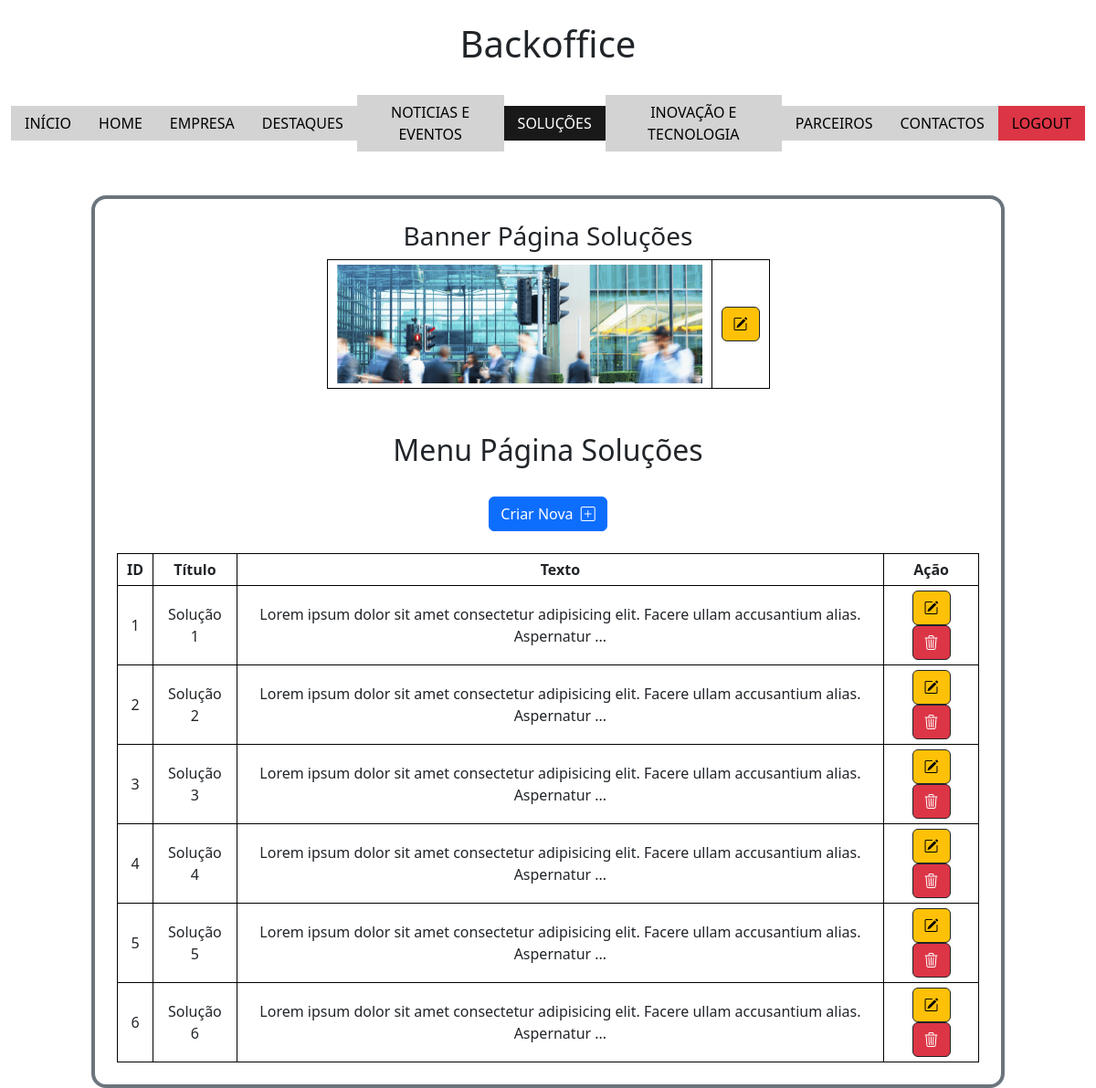
/backoffice/solucoes.php (signed in), run on the app's committed database.
### tables this page shows
CREATE TABLE `banners` (
  `id` int(11) NOT NULL,
  `imagem` varchar(5000) NOT NULL,
  `menu` varchar(100) NOT NULL
);

CREATE TABLE `solucoes` (
  `id` int(11) NOT NULL,
  `titulo` varchar(1000) NOT NULL,
  `texto` text NOT NULL
);

### backoffice/solucoes.php (called while the page is built)
<?php
$menu_atual = "solucoes";
require_once "components/header.php";
require_once "views/solucoes_view.php";
require_once "components/footer.php";
?>

### helpers/base_dados_helper.php (called while the page is built, shortened)
<?php
$bd = [
  "host" => "localhost",
  "dbname" => "comunicacoes_bd",
  "user" => "root",
  "pass" => "",
];
$pdo = new PDO("mysql:host=$bd[host];dbname=$bd[dbname];charset=utf8mb4;", "$bd[user]", "$bd[pass]");
$pdo->setAttribute(PDO::ATTR_EMULATE_PREPARES, false);
function select_sql($sql, $parametros = []){
  global $pdo;
  $consulta = $pdo->prepare($sql);
  $consulta->execute($parametros);
  $resultado = $consulta->fetchAll(PDO::FETCH_ASSOC);
  return $resultado;
}
function select_sql_unico($sql, $parametros = []){
  global $pdo;
  $consulta = $pdo->prepare($sql);
  $consulta->execute($parametros);
  $resultado = $consulta->fetch(PDO::FETCH_ASSOC);
  return $resultado;
}
?>

### helpers/solucoes_helper.php (called while the page is built, shortened)
<?php
function get_lista_solucoes(){
  $resultado = select_sql("SELECT * FROM solucoes");
  return $resultado;
}
?>

### helpers/extras_helper.php (called while the page is built)
<?php
function abreviar($texto, $caracteres){
  $resultado = substr(strip_tags($texto), 0, $caracteres);
  return $resultado . "...";
}
?>

### backoffice/views/solucoes_view.php (the view, shortened to what this page needs)
<?php
$lista_solucoes = get_lista_solucoes();
$banner = select_sql_unico("SELECT * FROM banners WHERE menu='$menu_atual'");
?>
  <main class="container-fluid">
    <div class="row">
      <div class="col-11 col-sm-10 m-auto mt-4 border border-4 border-secondary rounded-4 p-4">
        <h3>Banner Página Soluções</h3>
        <table>
          <tr>
            <td><img src="<?= $banner["imagem"] ?>" alt="<?= $banner["imagem"] ?>" width="400"></td>
            <td><a href="banner_editar.php?menu=<?= $banner["menu"] ?>" class="btn btn-warning border border-1 border-dark"><i class="bi bi-pencil-square"></i></a></td>
          </tr>
        </table>
        <br><br>
        <h2>Menu Página Soluções</h2>
        <br>
        <a href="solucoes_criar_novo.php" class="btn btn-primary">Criar Nova <i class="ps-1 bi bi-plus-square"></i></a>
        <br><br>
        <table>
          <tr>
            <th>ID</th>
            <th>Título</th>
            <th>Texto</th>
            <th>Ação</th>
          </tr>
          <?php  foreach($lista_solucoes as $s):?>
            <tr>
              <td><?= $s["id"] ?></td>
              <td><?= $s["titulo"] ?></td>
              <td><?= abreviar($s["texto"], 100) ?></td>
              <td>
                <a href="solucoes_editar.php?id=<?= $s["id"] ?>" class="btn btn-warning border border-1 border-dark"><i class="bi bi-pencil-square"></i></a>
                <a href="solucoes_apagar.php?id=<?= $s["id"] ?>" class="btn btn-danger border border-1 border-dark"><i class="bi bi-trash3"></i></a>
              </td>
            </tr>
          <?php  endforeach ?>
        </table>
      </div>
    </div>
  </main>

### backoffice/css/backoffice.css (style rules this page uses)
body { text-align: center; }
table, th, td { border: 1px solid black; border-collapse: collapse; margin: auto; }
td, th { padding: 5px 10px; }

### data on the page
banners: imagem (picture)
solucoes: id "1", titulo "Solução 1", texto "Lorem ipsum dolor sit amet consectetur adipisicing elit. Facere ullam accusantium alias. Aspernatur ..."
solucoes: id "2", titulo "Solução 2", texto "Lorem ipsum dolor sit amet consectetur adipisicing elit. Facere ullam accusantium alias. Aspernatur ..."
solucoes: id "3", titulo "Solução 3", texto "Lorem ipsum dolor sit amet consectetur adipisicing elit. Facere ullam accusantium alias. Aspernatur ..."
solucoes: id "4", titulo "Solução 4", texto "Lorem ipsum dolor sit amet consectetur adipisicing elit. Facere ullam accusantium alias. Aspernatur ..."
solucoes: id "5", titulo "Solução 5", texto "Lorem ipsum dolor sit amet consectetur adipisicing elit. Facere ullam accusantium alias. Aspernatur ..."
solucoes: id "6", titulo "Solução 6", texto "Lorem ipsum dolor sit amet consectetur adipisicing elit. Facere ullam accusantium alias. Aspernatur ..."
